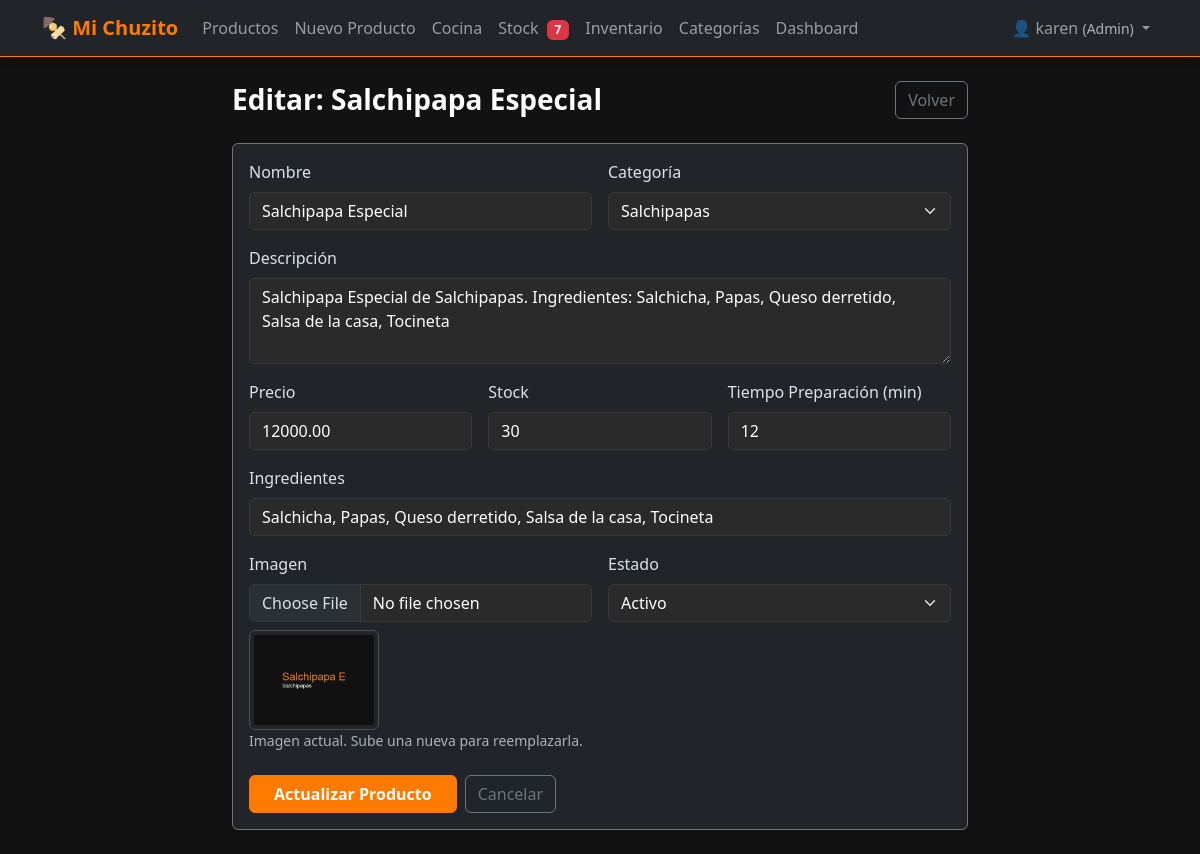
/2/editar/ (signed in), run on the app's committed database.
### productos/models.py (models this page shows, shortened)
class Producto(models.Model):
    ESTADO_CHOICES = [
        ("activo", "Activo"),
        ("inactivo", "Inactivo"),
    ]
    nombre_validator = RegexValidator(
        regex=r"^[a-zA-ZáéíóúÁÉÍÓÚñÑ0-9\s]{3,100}$",
        message="El nombre solo permite letras, números y espacios (3-100 caracteres).",
    )
    precio_validator = RegexValidator(
        regex=r"^\d+(\.\d{1,2})?$",
        message="Ingrese un precio válido (ej: 15000 o 15000.00).",
    )
    stock_validator = RegexValidator(
        regex=r"^[0-9]+$",
        message="El stock solo permite números enteros positivos.",
    )
    nombre = models.CharField(
        max_length=100,
        validators=[nombre_validator],
        db_index=True,
    )
    descripcion = models.TextField(blank=True, null=True)
    categoria = models.ForeignKey(
        Categoria,
        on_delete=models.PROTECT,
        related_name="productos",
    )
    precio = models.DecimalField(
        max_digits=10,
        decimal_places=2,
        validators=[precio_validator, MinValueValidator(0.01)],
    )
    imagen = models.ImageField(
        upload_to="productos/",
        blank=True,
        null=True,
    )
    ingredientes = models.TextField(blank=True, null=True, help_text="Separar por comas")
    tiempo_preparacion = models.PositiveIntegerField(
        help_text="Tiempo en minutos",
        blank=True,
        null=True,
    )
    disponibilidad = models.BooleanField(default=True)
    stock = models.PositiveIntegerField(
        default=0,
        validators=[stock_validator],
    )
    fecha_creacion = models.DateTimeField(auto_now_add=True)
    fecha_actualizacion = models.DateTimeField(auto_now=True)
    estado = models.CharField(max_length=10, choices=ESTADO_CHOICES, default="activo")
    class Meta:
        verbose_name = "Producto"
        verbose_name_plural = "Productos"
        ordering = ["-fecha_creacion"]
        indexes = [
            models.Index(fields=["nombre"]),
            models.Index(fields=["categoria"]),
            models.Index(fields=["estado"]),
            models.Index(fields=["disponibilidad"]),
        ]

### productos/views.py (the view, shortened to what this page needs)
# urls.py: path("<int:pk>/editar/", views.ProductoUpdateView.as_view(), name="update"),
class ProductoUpdateView(RoleRequiredMixin, UpdateView):
    allowed_roles = ["Admin", "Cajero"]
    model = Producto
    form_class = ProductoForm
    template_name = "productos/update.html"
    success_url = reverse_lazy("productos:list")
    def get_context_data(self, **kwargs):
        context = super().get_context_data(**kwargs)
        context["titulo"] = "Editar Producto"
        return context

### productos/context_processors.py (called while the page is built)
def stock_alert_count(request):
    if request.user.is_authenticated:
        umbral = getattr(settings, "STOCK_MINIMO_ALERTA", 5)
        agotados = Producto.objects.filter(estado="activo", stock=0).count()
        bajo_stock = Producto.objects.filter(
            estado="activo", stock__gt=0, stock__lte=umbral
        ).count()
        return {"stock_criticos": agotados + bajo_stock}
    return {"stock_criticos": 0}

### productos/context_processors_role.py (called while the page is built, shortened)
def role_context(request):
    if request.user.is_authenticated:
        return {
            "user_role": get_user_role(request.user),
            "is_admin": get_user_role(request.user) == "Admin",
            "is_cocina": get_user_role(request.user) == "Cocina",
            "is_cajero": get_user_role(request.user) == "Cajero",
        }

### productos/models.py (called while the page is built)
    def __str__(self):
        return self.nombre

### productos/roles.py (called while the page is built)
def get_user_role(user):
    if not user.is_authenticated:
        return None
    if user.is_superuser:
        return "Admin"
    groups = user.groups.values_list("name", flat=True)
    for role in ["Admin", "Cocina", "Cajero"]:
        if role in groups:
            return role
    return None

    def dispatch(self, request, *args, **kwargs):
        if not request.user.is_authenticated:
            return self.handle_no_permission()
        role = get_user_role(request.user)
        if role not in self.allowed_roles:
            if role == "Cocina":
                return redirect("cocina:dashboard")
            return redirect("productos:list")
        return super().dispatch(request, *args, **kwargs)

### productos/templates/productos/update.html (shortened to what this page needs)
{% extends "productos/base.html" %}
{% load static %}
{% block content %}
<div class="row justify-content-center">
    <div class="col-lg-8">
        <div class="d-flex justify-content-between align-items-center mb-4">
            <h1 class="h3 fw-bold mb-0">Editar: {{ producto.nombre }}</h1>
            <a href="{% url 'productos:list' %}" class="btn btn-outline-secondary">Volver</a>
        </div>
        <div class="card bg-dark border-secondary">
            <div class="card-body">
                <form method="post" enctype="multipart/form-data" novalidate>
                    <div class="row g-3">
                        <div class="col-md-6">
                            <label class="form-label">Nombre</label>
                            {{ form.nombre }}
                        </div>
                        <div class="col-md-6">
                            <label class="form-label">Categoría</label>
                            {{ form.categoria }}
                        </div>
                        <div class="col-12">
                            <label class="form-label">Descripción</label>
                            {{ form.descripcion }}
                        </div>
                        <div class="col-md-4">
                            <label class="form-label">Precio</label>
                            {{ form.precio }}
                        </div>
                        <div class="col-md-4">
                            <label class="form-label">Stock</label>
                            {{ form.stock }}
                        </div>
                        <div class="col-md-4">
                            <label class="form-label">Tiempo Preparación (min)</label>
                            {{ form.tiempo_preparacion }}
                        </div>
                        <div class="col-12">
                            <label class="form-label">Ingredientes</label>
                            {{ form.ingredientes }}
                        </div>
                        <div class="col-md-6">
                            <label class="form-label">Imagen</label>
                            {{ form.imagen }}
                            {% if producto.imagen %}
                            <div class="mt-2">
                                <img src="{{ producto.imagen.url }}" class="img-thumbnail" style="max-height: 100px;" alt="Actual">
                                <small class="d-block text-muted">Imagen actual. Sube una nueva para reemplazarla.</small>
                            </div>
                            {% endif %}
                        </div>
                        <div class="col-md-6">
                            <label class="form-label">Estado</label>
                            {{ form.estado }}
                        </div>
                    </div>
                    <div class="mt-4 d-flex gap-2">
                        <button type="submit" class="btn btn-warning fw-bold px-4">Actualizar Producto</button>
                        <a href="{% url 'productos:list' %}" class="btn btn-outline-secondary">Cancelar</a>
                    </div>
                </form>
            </div>
        </div>
    </div>
</div>
{% endblock %}

### productos/templates/productos/base.html (shortened to what this page needs)
<!DOCTYPE html>
{% load static %}
<html lang="es" data-bs-theme="dark">
<head>
    <link rel="stylesheet" href="{% static 'productos/css/bootstrap.min.css' %}">
    <link rel="stylesheet" href="{% static 'productos/css/styles.css' %}">
</head>
<body>
    {% if user.is_authenticated %}
    <nav class="navbar navbar-expand-lg navbar-dark bg-dark border-bottom border-warning">
        <div class="container">
            <a class="navbar-brand fw-bold text-warning" href="{% url 'productos:list' %}">
                🍢 Mi Chuzito
            </a>
            <div class="collapse navbar-collapse" id="navbarNav">
                <ul class="navbar-nav me-auto">
                    {% if is_admin or is_cajero %}
                    <li class="nav-item">
                        <a class="nav-link" href="{% url 'productos:list' %}">Productos</a>
                    </li>
                    {% endif %}
                    {% if is_admin or is_cajero %}
                    <li class="nav-item">
                        <a class="nav-link" href="{% url 'productos:create' %}">Nuevo Producto</a>
                    </li>
                    {% endif %}
                    {% if is_admin or is_cocina %}
                    <li class="nav-item">
                        <a class="nav-link" href="{% url 'cocina:dashboard' %}">Cocina</a>
                    </li>
                    {% endif %}
                    <li class="nav-item">
                        <a class="nav-link" href="{% url 'productos:stock_alertas' %}">
                            Stock
                            {% if stock_criticos > 0 %}
                            <span class="badge bg-danger ms-1">{{ stock_criticos }}</span>
                            {% endif %}
                        </a>
                    </li>
                    <li class="nav-item">
                        <a class="nav-link" href="{% url 'productos:inventario' %}">Inventario</a>
                    </li>
                    {% if is_admin %}
                    <li class="nav-item">
                        <a class="nav-link" href="{% url 'productos:categoria_list' %}">Categorías</a>
                    </li>
                    <li class="nav-item">
                        <a class="nav-link" href="{% url 'productos:dashboard' %}">Dashboard</a>
                    </li>
                    {% endif %}
                </ul>
                <ul class="navbar-nav">
                    <li class="nav-item dropdown">
                        <a class="nav-link dropdown-toggle" href="#" role="button" data-bs-toggle="dropdown">
                            👤 {{ user.username }}
                            {% if user_role %}
                            <small class="text-muted d-none d-lg-inline">({{ user_role }})</small>
                            {% endif %}
                        </a>
                    </li>
                </ul>
            </div>
        </div>
    </nav>
    {% endif %}
    <main class="container py-4">
        {% block content %}{% endblock %}
    </main>
</body>
</html>

### productos/static/productos/css/styles.css (style rules this page uses)
:root { --black: #121212; --orange: #FF7A00; --green: #22C55E; --white: #FFFFFF; }
body { background-color: var(--black); color: var(--white); font-family: 'Segoe UI', system-ui, -apple-system, sans-serif; min-height: 100vh; }
.navbar { box-shadow: 0 2px 10px rgba(0,0,0,0.3); }
.card { transition: transform 0.2s ease, box-shadow 0.2s ease; background-color: #1a1a1a; }
.btn-warning { background-color: var(--orange); border-color: var(--orange); color: var(--white); }
.text-warning { color: var(--orange) !important; }
.border-warning { border-color: var(--orange) !important; }
.form-control, .form-select { background-color: #2a2a2a; border-color: #3a3a3a; color: var(--white); }
.form-control::placeholder { color: #6c757d; }

### data on the page
Producto: nombre "Salchipapa Especial", categoria "Salchipapas", descripcion "Salchipapa Especial de Salchipapas. Ingredientes: Salchicha, Papas, Queso derretido, Salsa de la casa, Tocineta", precio "12000.00", stock "30", tiempo_preparacion "12", ingredientes "Salchicha, Papas, Queso derretido, Salsa de la casa, Tocineta", imagen (picture), estado "Activo"

### other printed values
{{ stock_criticos }} "7"
{{ user.username }} "karen"
{{ user_role }} "Admin"
